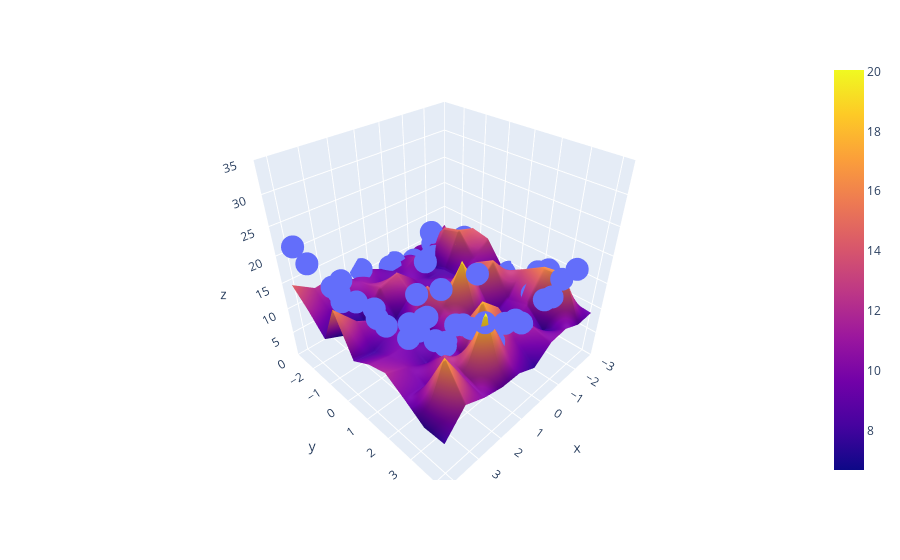

This figure's notebook cell:
### Code cell
fig = px.scatter_3d(x=x.ravel(), y=y.ravel(), z=z.ravel())

fig.add_trace(go.Surface(x=x_input, y=y_input, z=z_final))

fig.update_layout(scene = dict(zaxis = dict(range = [0, 35])))

fig.show()
